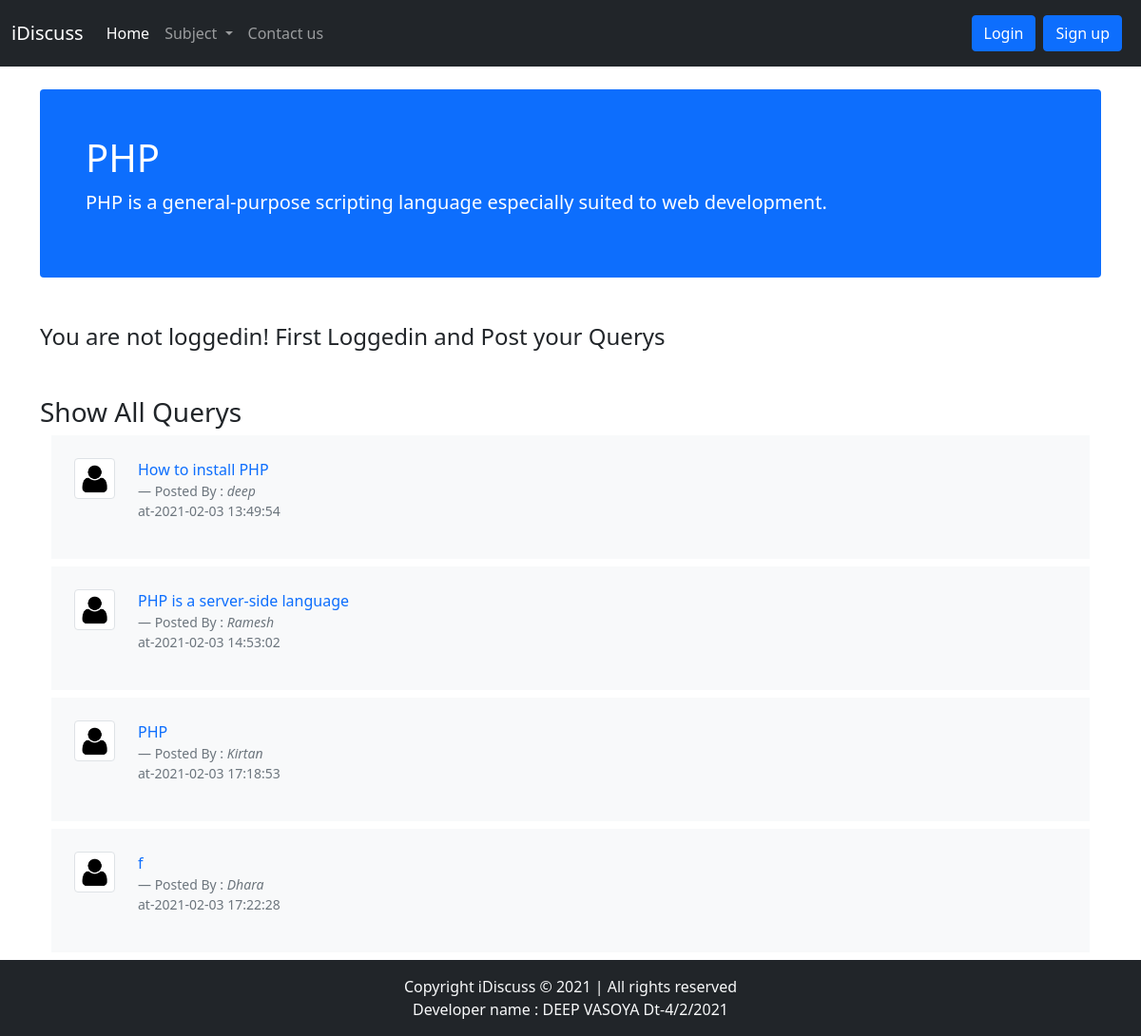
Screenshot of /thread.php?catid=1 with the database file from the repository.
### tables this page shows
CREATE TABLE `category` (
  `category_id` int(11) NOT NULL,
  `category_title` varchar(30) NOT NULL,
  `category_desc` varchar(255) NOT NULL,
  `date` datetime NOT NULL DEFAULT current_timestamp()
);

CREATE TABLE `thread` (
  `thread_id` int(11) NOT NULL,
  `thread_title` varchar(255) NOT NULL,
  `thread_desc` text NOT NULL,
  `thread_catid` int(11) NOT NULL,
  `thread_user` int(11) NOT NULL,
  `date` datetime NOT NULL DEFAULT current_timestamp()
);

CREATE TABLE `user` (
  `sno` int(11) NOT NULL,
  `username` varchar(15) NOT NULL,
  `password` text NOT NULL,
  `date` datetime NOT NULL DEFAULT current_timestamp()
);

### thread.php (the view, shortened to what this page needs)
<!doctype html>
<html lang="en">
<head>
  <link href="https://cdn.jsdelivr.net/npm/bootstrap@5.0.0-beta1/dist/css/bootstrap.min.css" rel="stylesheet">
</head>
<body>
  <?php include "include/_nav.php"; ?>
  <?php include "include/_database.php"; ?>
  <?php
  $id = $_GET['catid'];
  $sql = "SELECT * FROM `category` WHERE `category_id` = $id";
  $result = mysqli_query($conn, $sql);
  while ($row = mysqli_fetch_assoc($result)) {
    $cattitle = $row['category_title'];
    $categorydesc = $row['category_desc'];
  }
  ?>
  <div class="container">
    <div>
      <div class="d-block bg-primary text-white my-4 p-5 rounded">
        <h1><?php echo $cattitle; ?></h1>
        <p class="lead"><?php echo $categorydesc; ?></p>
      </div>
    </div>
  </div>
  <?php
  if (isset($_SESSION['loggedin']) && $_SESSION['loggedin'] == true) {
    echo '<div class="container">
    <form action="' . $_SERVER["REQUEST_URI"] . '" method="post">
      <div class="form-group">
        <label for="title">Title</label>
        <input type="text" class="form-control" id="title" name="tit">
         <input type="hidden" id="sno" name="sno" value="' . $_SESSION["sno"] . '">
      </div>
      <div class="form-group mb-2">
        <label for="exampleFormControlTextarea1">Comments</label>
        <textarea class="form-control" id="exampleFormControlTextarea1" rows="3" name="co"></textarea>
      </div>
      <button type="submit" class="btn btn-primary">Submit</button>
    </form>
  </div>
';
  } else {
    echo '<div class="container my-5">
    <h4>You are not loggedin! First Loggedin and Post your Querys</h4>
  </div>';
  }
  ?>
  <div class="container">
    <h3>Show All Querys</h3>
  </div>
  <?php
  $id = $_GET['catid'];
  $sql = "SELECT * FROM `thread` WHERE thread_catid = $id";
  $result = mysqli_query($conn, $sql);
  while ($row = mysqli_fetch_assoc($result)) {
    $thread_id = $row['thread_id'];
    $thread_title = $row['thread_title'];
    $thread_user = $row['thread_user'];
    $dt = $row['date'];
    $sql2 = "SELECT username FROM `user` WHERE sno=$thread_user";
    $result2 = mysqli_query($conn, $sql2);
    $row2 = mysqli_fetch_assoc($result2);
    $user = $row2['username'];
    echo '
      <div class="container">
      <div class="container my-2">
      <div class="row g-0 bg-light position-relative">
      <div class="col-md-1 mb-md-0 p-md-4">
        <img src="image/user.png" width="50px" height="50px" class="img-fluid img-thumbnail" alt="...">
      </div>
      <div class="col-md-10 p-4 ps-md-0">
        <a href="threadlist.php?threadid=' . $thread_id . '" style="text-decoration:none">
          <p>' . $thread_title . '</p>
        </a>
        <footer class="blockquote-footer">Posted By : <cite title="Source Title">' . $user . '</cite><p>at-' . $dt . '</p></footer>
      </div>
    </div>
    </div>
  </div>';
  }
  ?>
  <?php
  include "include/_footer.php"
  ?>
</body>
</html>

### include/_nav.php (shortened to what this page needs)
<?php
 echo '<nav class="navbar navbar-expand-lg navbar-dark bg-dark">
  <div class="container-fluid">
    <a class="navbar-brand" href="/iDiscuss">iDiscuss</a>
    <button class="navbar-toggler" type="button" data-bs-toggle="collapse" data-bs-target="#navbarSupportedContent" aria-controls="navbarSupportedContent" aria-expanded="false" aria-label="Toggle navigation">
      <span class="navbar-toggler-icon"></span>
    </button>
    <div class="collapse navbar-collapse" id="navbarSupportedContent">
      <ul class="navbar-nav me-auto mb-2 mb-lg-0">
        <li class="nav-item">
          <a class="nav-link active" aria-current="page" href="/iDiscuss">Home</a>
        </li>
        <li class="nav-item dropdown">
          <a class="nav-link dropdown-toggle" href="#" id="navbarDropdown" role="button" data-bs-toggle="dropdown" aria-expanded="false">
            Subject
          </a>
          <ul class="dropdown-menu" aria-labelledby="navbarDropdown">
            <li><a class="dropdown-item">PHP</a></li>
            <li><a class="dropdown-item">Python</a></li>
            <li><a class="dropdown-item">C++</a></li>
            <li><a class="dropdown-item">Java</a></li>
            <li><a class="dropdown-item">.NET</a></li>
            <li><a class="dropdown-item">C programming</a></li>
          </ul>
        </li>
        <li class="nav-item">
          <a class="nav-link" aria-current="page" href="contact.php">Contact us</a>
        </li>
      </ul>';
 if (isset($_SESSION['loggedin']) && $_SESSION['loggedin'] == true) {
   echo '
   <form class="d-flex flex-row" method="get" action="/iDiscuss/search.php" >
     <input class="form-control mr-sm-2" type="search" name="search" placeholder="Search" aria-label="Search">
     <button class="btn btn-outline-success my-2 my-sm-0 mx-2" type="submit">Search</button>
   </form>
   <p class="text-light my-2 mx-3"> Welcome - ' . $_SESSION['username'] . '</p>
   <a href="/iDiscuss/include/_logout.php" class="btn btn-primary mx-2">Logout</a>';
 } else {
   echo ' <form class="d-flex my-2">
        <a href="" class="btn btn-primary ml-2" data-bs-toggle="modal" data-bs-target="#loginmodel">Login</a>
        <a href="" class="btn btn-primary mx-2" data-bs-toggle="modal" data-bs-target="#signupmodel">Sign up</a>
      </form>';
 }
 echo '
    </div>
  </div>
</nav>';
 ?>

### include/_footer.php
<footer class="footer mt-auto py-3 bg-dark mb-0">
  <div class="container text-center">
    <span class="text-light">Copyright iDiscuss © 2021 | All rights reserved <br>Developer name : DEEP VASOYA Dt-4/2/2021</span>
  </div>
</footer>

### rows the page displays
category: category_title "PHP", category_desc "PHP is a general-purpose scripting language especially suited to web development."
thread: thread_title "How to install PHP", user.username "deep", date "2021-02-03 13:49:54"
thread: thread_title "PHP is a server-side language", user.username "Ramesh", date "2021-02-03 14:53:02"
thread: thread_title "PHP", user.username "Kirtan", date "2021-02-03 17:18:53"
thread: thread_title "f", user.username "Dhara", date "2021-02-03 17:22:28"
